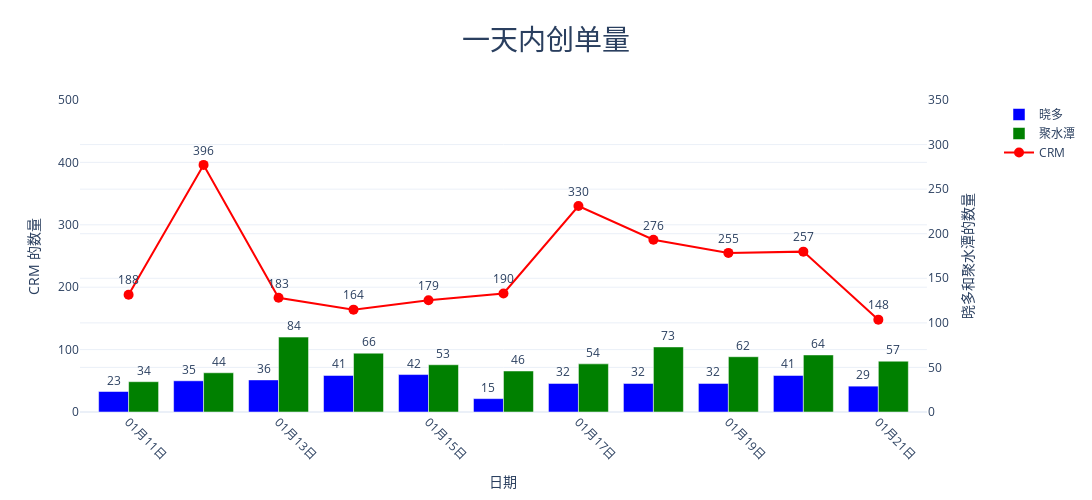

Source (notebook cell):
### Code cell
import plotly.graph_objects as go
from plotly.subplots import make_subplots
import pandas as pd
df = pd.read_excel(r'E:\Dev\AS_Bot\data\input\瑞云积压数据2025-01-21 17-44.xlsx')
df = df[['单号','单据来源','创建时间','旧件签收时间']].copy()

df = df.rename(columns={'单据来源':'平台'})
df = df[['单号','平台','创建时间','旧件签收时间']]
df['创建时间'] = pd.to_datetime(df['创建时间'],errors='coerce')
df['旧件签收时间'] = pd.to_datetime(df['旧件签收时间'],errors='coerce')
df['时间差'] = (df['旧件签收时间'] - df['创建时间']).dt.total_seconds() / (24 * 3600)
df['日期'] = df["旧件签收时间"].dt.strftime("%Y-%m-%d")
# 
bf =  df[df["时间差"] <= 1].copy()
bf['数量'] = 1
x = bf.pivot_table(index='日期',columns='平台',values='数量',aggfunc='sum',fill_value=0)
x.reset_index(inplace=True)

# 假设 df_filled 是你的数据
def makd_image(df):
    
    df_filled = df
    df_filled['日期'] = pd.to_datetime(df_filled['日期'])
    df_filled.set_index("日期", inplace=True)
    
    # 将日期列转换为中文格式的字符串
    df_filled.index = df_filled.index.strftime("%m月%d日")
    
    # 创建子图对象（双 Y 轴）
    fig = make_subplots(specs=[[{"secondary_y": True}]])  # 启用右侧 Y 轴
    
    # 添加柱状图（晓多和聚水潭，使用右侧 Y 轴）
    fig.add_trace(go.Bar(
        x=df_filled.index,  # X 轴：日期（已转换为中文格式）
        y=df_filled["晓多"],   # Y 轴：晓多列数据
        name="晓多",           # 图例名称
        marker_color="blue",  # 柱状图颜色
        text=df_filled["晓多"],  # 数据标签
        textposition="outside"  # 数据标签位置
    ), secondary_y=True)  # 使用右侧 Y 轴
    
    fig.add_trace(go.Bar(
        x=df_filled.index,
        y=df_filled["聚水潭"],
        name="聚水潭",
        marker_color="green",
        text=df_filled["聚水潭"],  # 数据标签
        textposition="outside"  # 数据标签位置
    ), secondary_y=True)  # 使用右侧 Y 轴
    
    # 添加折线图（CRM，使用左侧 Y 轴）
    fig.add_trace(go.Scatter(
        x=df_filled.index,  # X 轴：日期（已转换为中文格式）
        y=df_filled["CRM"],   # Y 轴：CRM 列数据
        name="CRM",           # 图例名称
        mode="lines+markers+text",  # 折线 + 数据点 + 数据标签
        line=dict(color="red", width=2),  # 折线样式
        marker=dict(size=10),  # 数据点样式
        text=df_filled["CRM"],  # 数据标签
        textposition="top center"  # 数据标签位置
    ), secondary_y=False)  # 使用左侧 Y 轴
    
    # 设置左侧 Y 轴范围
    fig.update_yaxes(
        range=[0, 500],  # 设置左侧 Y 轴范围为 0 到 450
        secondary_y=False
    )
    
    # 设置右侧 Y 轴范围
    fig.update_yaxes(
        range=[0, 350],  # 设置右侧 Y 轴范围为 0 到 50
        secondary_y=True
    )
    
    # 更新布局
    fig.update_layout(
        title="一天内创单量",  # 图表标题
        title_x=0.5, 
        title_font=dict(size=28),
        xaxis_title="日期",              # X 轴标题
        yaxis_title="CRM 的数量",   # 左侧 Y 轴标题
        yaxis2_title="晓多和聚水潭的数量",       # 右侧 Y 轴标题
        barmode="group",                 # 柱状图分组显示
        template="plotly_white",          # 主题样式
        height = 500,
        width = 1500,
    )
    
    # 设置 X 轴显示中文“月-日”格式
    fig.update_xaxes(
        tickangle=45,        # 旋转日期标签
        tickmode="auto",     # 自动调整刻度
        nticks=len(df_filled) # 显示所有日期
    )
    
    # 显示图表
    fig.write_image(r'E:\Dev\AS_Bot\data\image\data2.png',scale=3)
    fig.show()
makd_image(x)

### Figure 1 — Plotly figure (JSON) as saved in the notebook; plotly's stock layout.template omitted (floating-point values rounded to 4 significant figures)
{"data": [{"marker": {"color": "blue"}, "name": "晓多", "text": [23.0, 35.0, 36.0, 41.0, 42.0, 15.0, 32.0, 32.0, 32.0, 41.0, 29.0], "textposition": "outside", "x": ["01月11日", "01月12日", "01月13日", "01月14日", "01月15日", "01月16日", "01月17日", "01月18日", "01月19日", "01月20日", "01月21日"], "y": [23, 35, 36, 41, 42, 15, 32, 32, 32, 41, 29], "type": "bar", "xaxis": "x", "yaxis": "y2"}, {"marker": {"color": "green"}, "name": "聚水潭", "text": [34.0, 44.0, 84.0, 66.0, 53.0, 46.0, 54.0, 73.0, 62.0, 64.0, 57.0], "textposition": "outside", "x": ["01月11日", "01月12日", "01月13日", "01月14日", "01月15日", "01月16日", "01月17日", "01月18日", "01月19日", "01月20日", "01月21日"], "y": [34, 44, 84, 66, 53, 46, 54, 73, 62, 64, 57], "type": "bar", "xaxis": "x", "yaxis": "y2"}, {"line": {"color": "red", "width": 2}, "marker": {"size": 10}, "mode": "lines+markers+text", "name": "CRM", "text": [188.0, 396.0, 183.0, 164.0, 179.0, 190.0, 330.0, 276.0, 255.0, 257.0, 148.0], "textposition": "top center", "x": ["01月11日", "01月12日", "01月13日", "01月14日", "01月15日", "01月16日", "01月17日", "01月18日", "01月19日", "01月20日", "01月21日"], "y": [188, 396, 183, 164, 179, 190, 330, 276, 255, 257, 148], "type": "scatter", "xaxis": "x", "yaxis": "y"}], "layout": {"xaxis": {"anchor": "y", "domain": [0.0, 0.94], "title": {"text": "日期"}, "tickangle": 45, "tickmode": "auto", "nticks": 11}, "yaxis": {"anchor": "x", "domain": [0.0, 1.0], "range": [0, 500], "title": {"text": "CRM 的数量"}}, "yaxis2": {"anchor": "x", "overlaying": "y", "side": "right", "range": [0, 350], "title": {"text": "晓多和聚水潭的数量"}}, "title": {"text": "一天内创单量", "x": 0.5, "font": {"size": 28}}, "barmode": "group", "height": 500, "width": 1500}}
